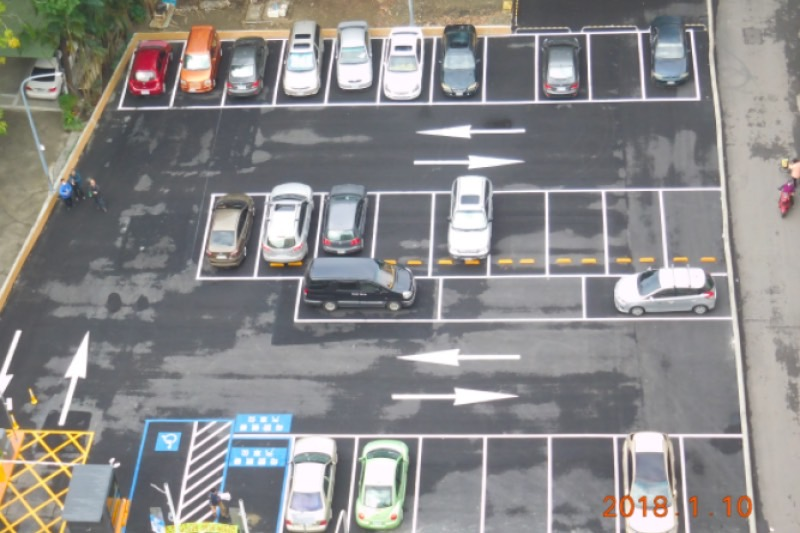
#> input picture S__147496983.jpg, 800 x 533 px, found by its file name
$ python HoughLinepicture.py
#> lines starting #> are read from the running program, lines starting #| are printed output that depends on the picture; after the words box and inside, x2 and y2 are one past the last pixel; in counts of white or black regions, pixels touching at a corner belong together
import cv2
import numpy as np

# 讀取照片
img = cv2.imread("C:/Users/user/Desktop/parking/S__147496983.jpg")
#> img is the input picture: shape (533, 800, 3); mean B, G, R 137.5, 137.6, 138.7

# 對照片進行灰度轉換
gray = cv2.cvtColor(img, cv2.COLOR_BGR2GRAY)
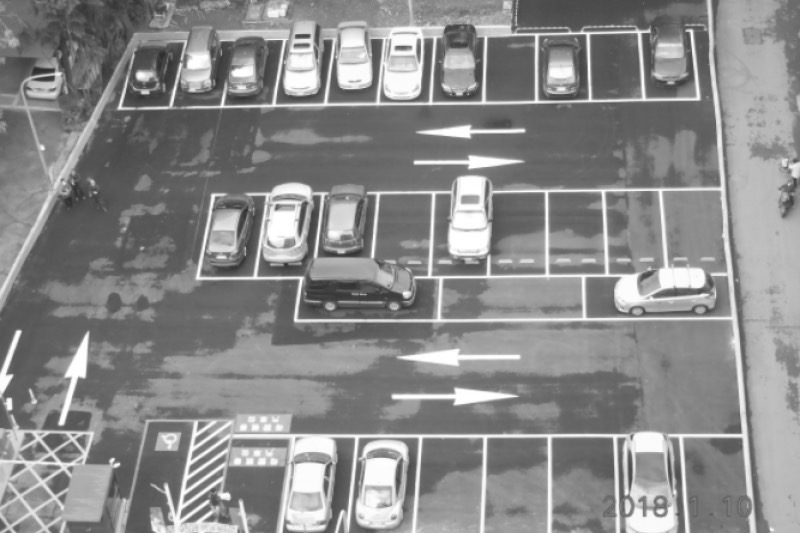
#> gray: shape (533, 800); min 42, max 255, mean 137.9

# 使用霍夫變換來檢測直線
edges = cv2.Canny(gray, 50, 150, apertureSize=3)
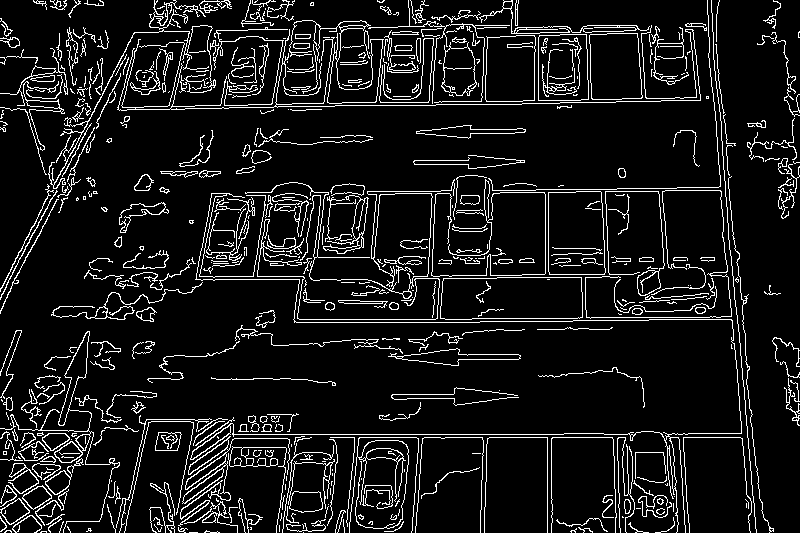
#> edges: shape (533, 800); 9.4% white in thin lines or dots
lines = cv2.HoughLines(edges, 1, np.pi / 180, threshold=180)
#> lines = 24 rows, first 8: [434, 1.57], [437, 1.57], [112, 1.55], [109, 1.55], [199, 1.55], [-701, 3.05], [319, 1.57], [443, 1.55]

# 畫出檢測到的直線
if lines is not None:
    for line in lines:
        rho, theta = line[0]
        a = np.cos(theta)
        b = np.sin(theta)
        x0 = a * rho
        y0 = b * rho
        x1 = int(x0 + 1000 * (-b))
        y1 = int(y0 + 1000 * (a))
        x2 = int(x0 - 1000 * (-b))
        y2 = int(y0 - 1000 * (a))
        cv2.line(img, (x1, y1), (x2, y2), (0, 255, 0), 2)
#> this loop made 24 passes
#> (rho, theta, a, b, x0, y0, x1, y1) on passes 1 to 12: (434, 1.57, -4.37e-08, 1, -1.9e-05, 434, -1000, 433), (437, 1.57, -4.37e-08, 1, -1.91e-05, 437, -1000, 436), (112, 1.55, 0.0175, 1, 1.95, 112, -997, 129), (109, 1.55, 0.0175, 1, 1.9, 109, -997, 126), (199, 1.55, 0.0175, 1, 3.47, 199, -996, 216), (-701, 3.05, -0.996, 0.0872, 698.3, -61.1, 611, -1057), (319, 1.57, -4.37e-08, 1, -1.39e-05, 319, -1000, 318), (443, 1.55, 0.0175, 1, 7.73, 442.9, -992, 460), (34, 1.55, 0.0175, 1, 0.593, 33.99, -999, 51), (-706, 3.05, -0.996, 0.0872, 703.3, -61.53, 616, -1057), (429, 1.59, -0.0175, 1, -7.49, 428.9, -1007, 411), (202, 1.55, 0.0175, 1, 3.53, 202, -996, 219)
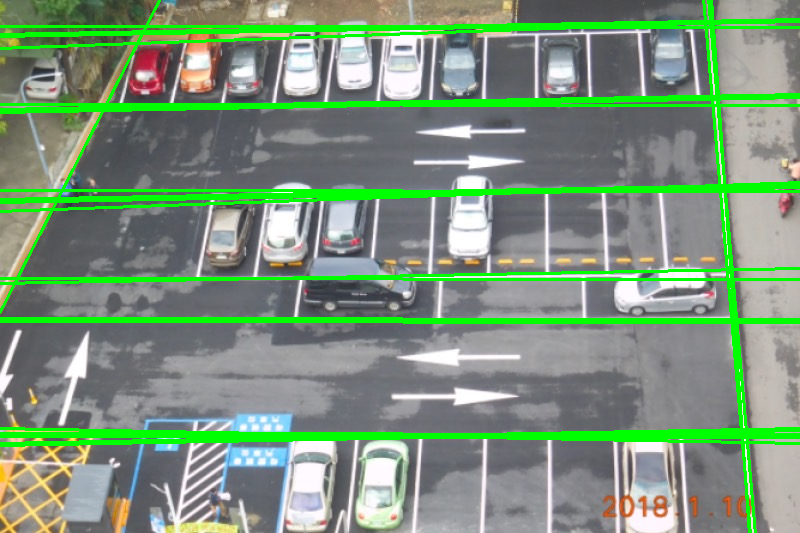
#> img: shape (533, 800, 3); 10.24% of pixels changed, all inside (x1, y1, x2, y2) = (0, 0, 800, 533)

# 顯示處理後的照片
cv2.imshow('Parking Lot Detection', img)
cv2.waitKey(0)
cv2.destroyAllWindows()

$ run again, with S__74661897.jpg copied over S__147496983.jpg
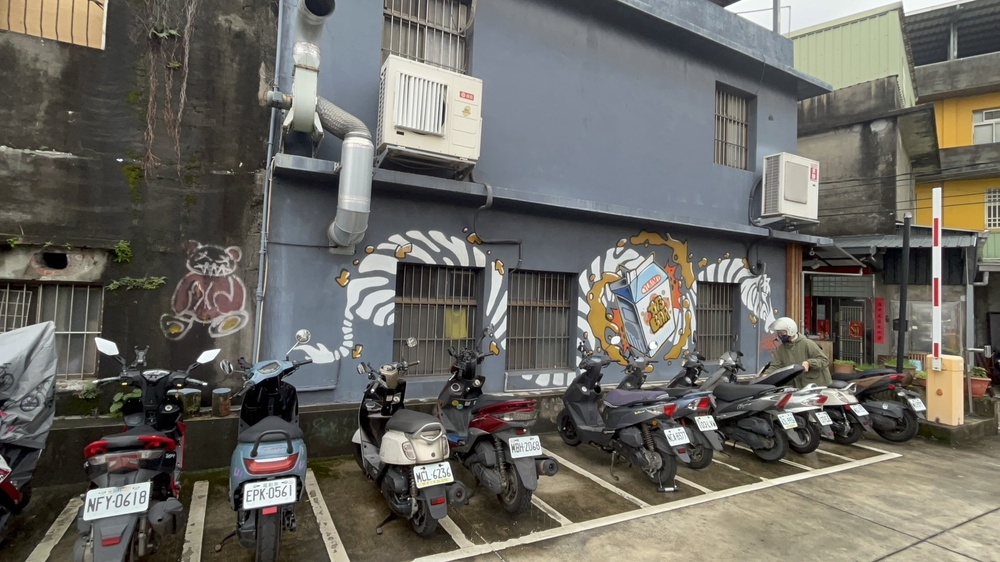
#> input picture S__74661897.jpg, 1000 x 562 px, shrunk from 1707 x 960 before the run, found by its file name
#> img is the input picture: shape (562, 1000, 3); mean B, G, R 98.2, 104.5, 106.6
#> `edges = cv2.Canny(gray, 50, 150, apertureSize=3)`:
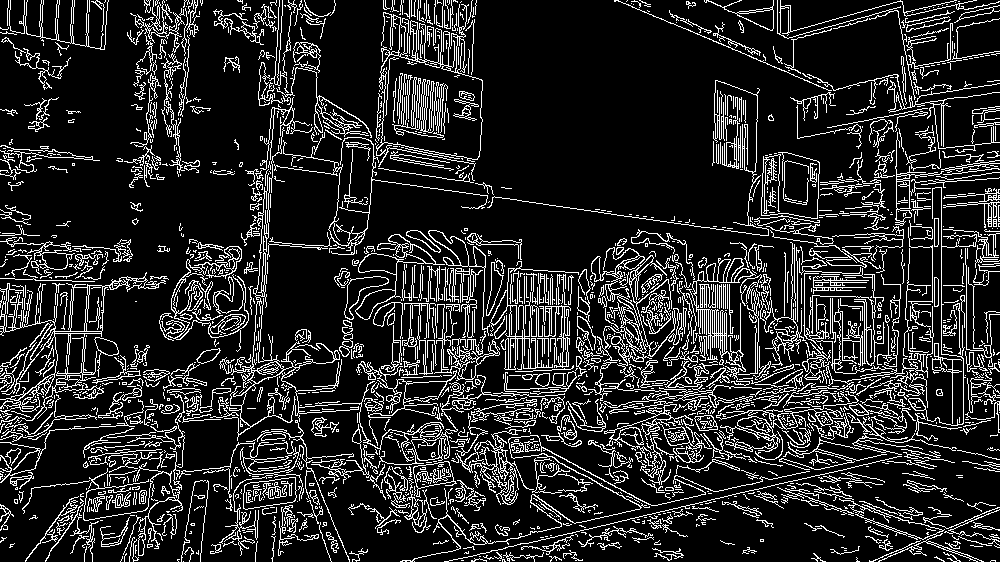
#> edges: shape (562, 1000); 15.5% white in thin lines or dots
#> lines = 2609 rows, first 8: [433, 1.5], [126, 1.71], [419, 1.52], [647, 1.34], [436, 1.48], [421, 1.52], [527, 1.4], [425, 1.5]
#> the loop `for line in lines:` made 2609 passes
#> (rho, theta, a, b, x0, y0, x1, y1) on passes 1 to 3: (433, 1.5, 0.0698, 0.998, 30.2, 431.9, -967, 501), (126, 1.71, -0.139, 0.99, -17.54, 124.8, -1007, -14), (419, 1.52, 0.0523, 0.999, 21.93, 418.4, -976, 470)
#> after the loop `for line in lines:`:
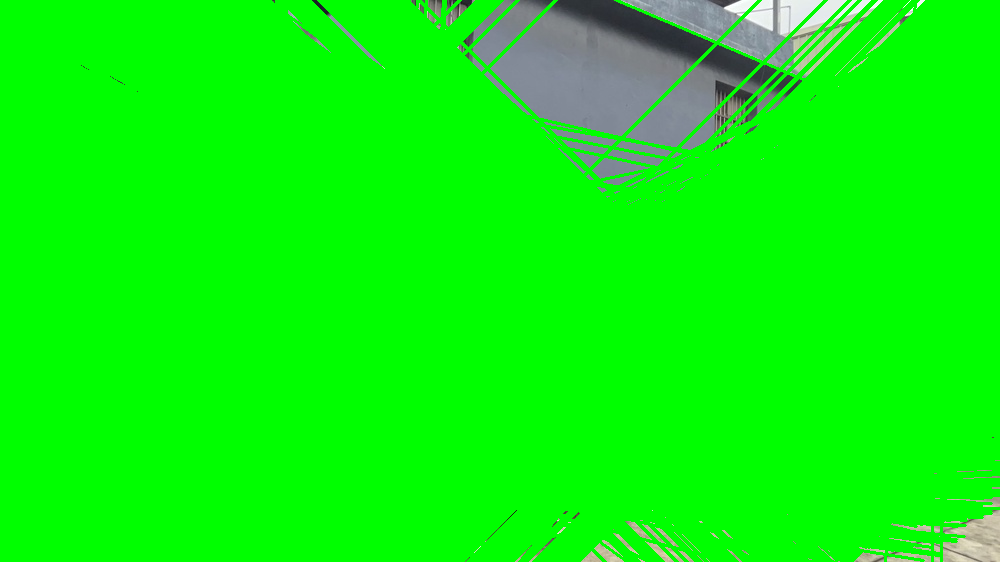
#> img: shape (562, 1000, 3); mean B, G, R 11.8, 245, 11.2

$ run again, with S__74661899.jpg copied over S__147496983.jpg
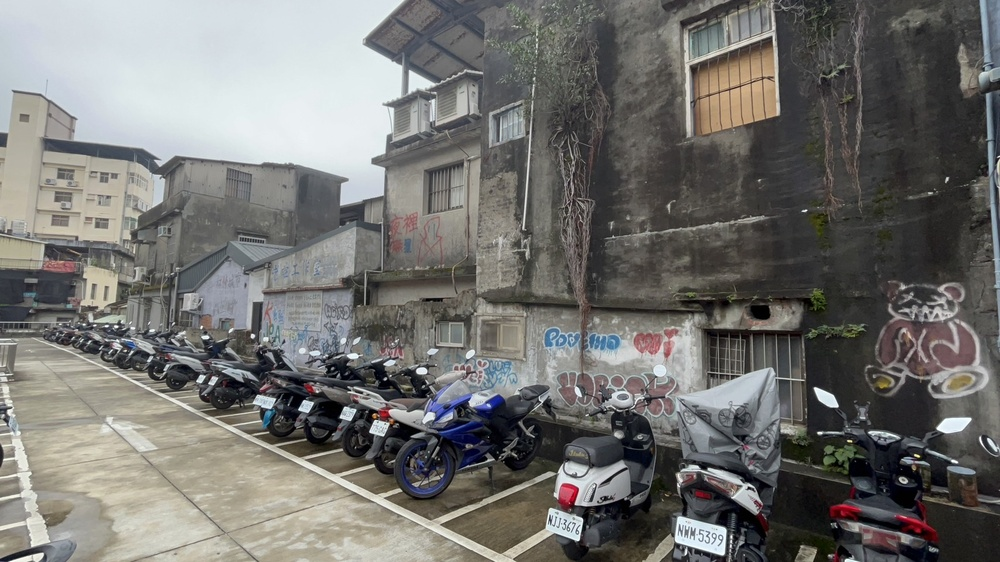
#> input picture S__74661899.jpg, 1000 x 562 px, shrunk from 1707 x 960 before the run, found by its file name
#> img is the input picture: shape (562, 1000, 3); mean B, G, R 111.7, 114.5, 115.1
#> `edges = cv2.Canny(gray, 50, 150, apertureSize=3)`:
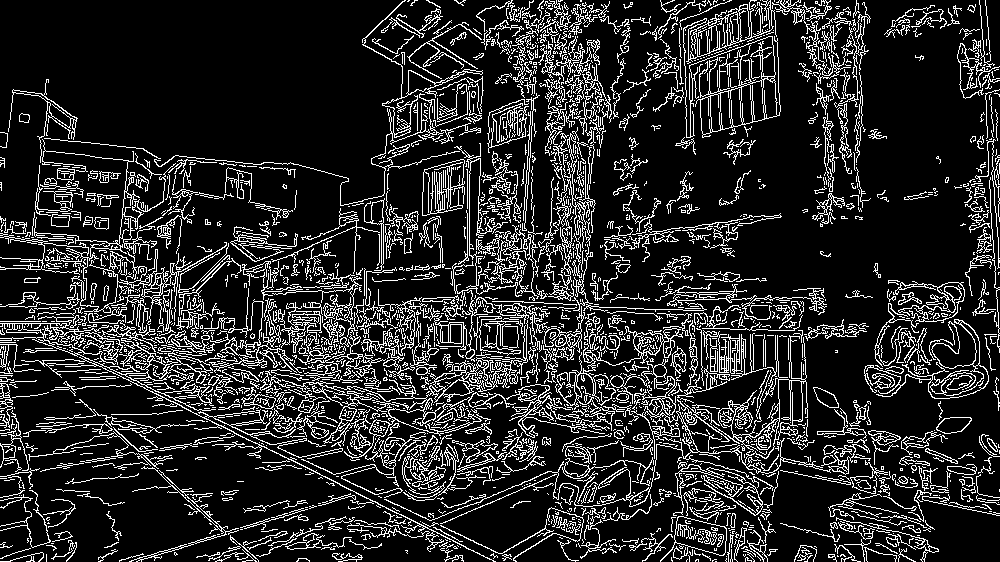
#> edges: shape (562, 1000); 16% white in thin lines or dots
#> the loop `for line in lines:` made 3060 passes
#> (rho, theta, a, b, x0, y0, x1, y1) on passes 1 to 3: (324, 1.55, 0.0175, 1, 5.65, 324, -994, 341), (297, 1.78, -0.208, 0.978, -61.75, 290.5, -1039, 82), (315, 1.75, -0.174, 0.985, -54.7, 310.2, -1039, 136)
#> after the loop `for line in lines:`:
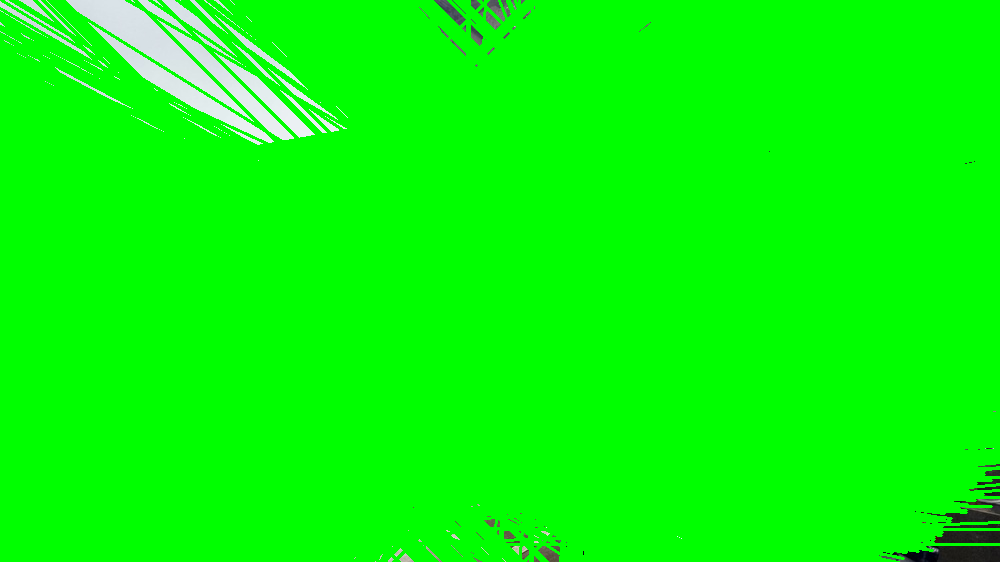
#> img: shape (562, 1000, 3); mean B, G, R 6.8, 252.4, 6.5

$ run again, with S__74661901.jpg copied over S__147496983.jpg
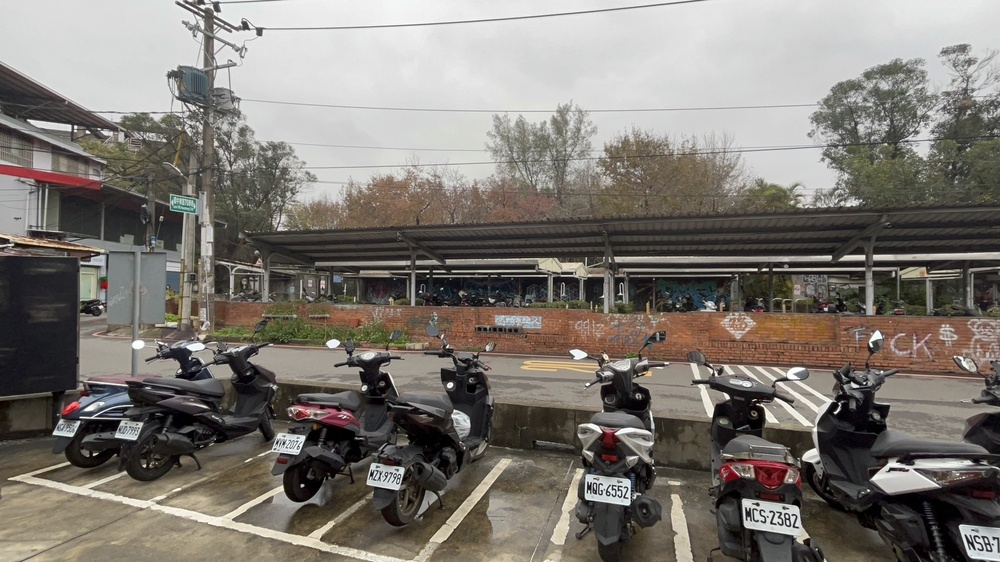
#> input picture S__74661901.jpg, 1000 x 562 px, shrunk from 1707 x 960 before the run, found by its file name
#> img is the input picture: shape (562, 1000, 3); mean B, G, R 113.9, 120.1, 125.4
#> `edges = cv2.Canny(gray, 50, 150, apertureSize=3)`:
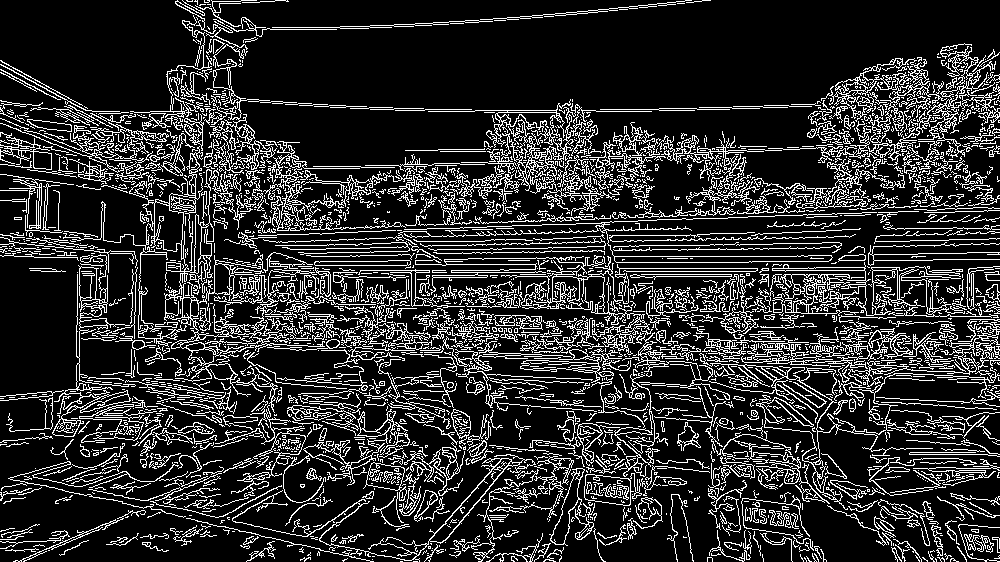
#> edges: shape (562, 1000); 18.1% white in thin lines or dots
#> the loop `for line in lines:` made 4456 passes
#> (rho, theta, a, b, x0, y0, x1, y1) on passes 1 to 3: (261, 1.55, 0.0175, 1, 4.56, 261, -995, 278), (239, 1.54, 0.0349, 0.999, 8.34, 238.9, -991, 273), (257, 1.55, 0.0175, 1, 4.49, 257, -995, 274)
#> after the loop `for line in lines:`:
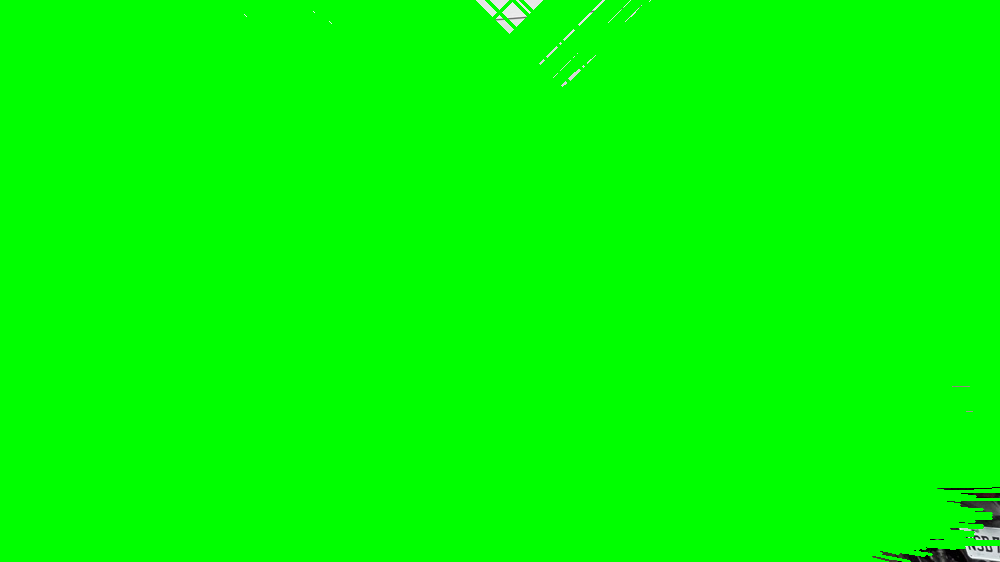
#> img: shape (562, 1000, 3); mean B, G, R 0.8, 254.1, 0.8
